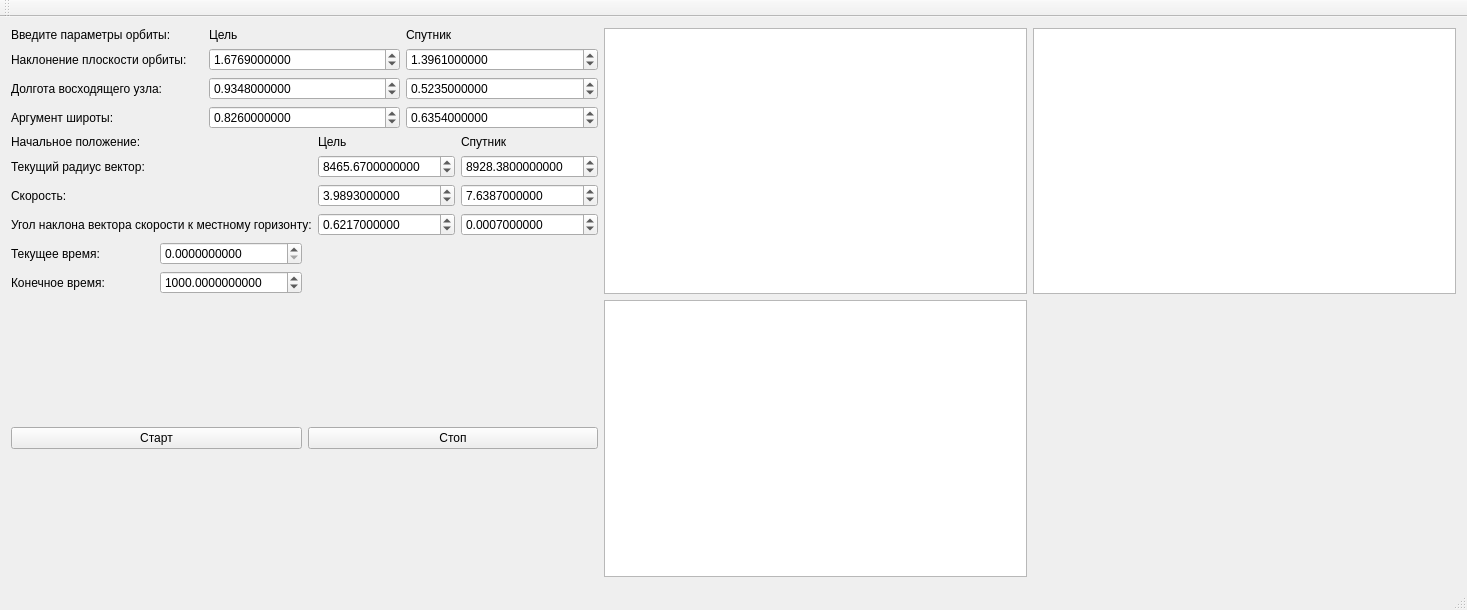
<?xml version="1.0" encoding="UTF-8"?>
<ui version="4.0">
 <class>skkp</class>
 <widget class="QMainWindow" name="skkp">
  <property name="geometry">
   <rect>
    <x>0</x>
    <y>0</y>
    <width>1467</width>
    <height>610</height>
   </rect>
  </property>
  <property name="windowTitle">
   <string>skkp</string>
  </property>
  <widget class="QWidget" name="centralWidget">
   <layout class="QGridLayout" name="gridLayout_4">
    <item row="2" column="0">
     <layout class="QGridLayout" name="gridLayout_3">
      <item row="0" column="0">
       <widget class="QLabel" name="label_12">
        <property name="enabled">
         <bool>true</bool>
        </property>
        <property name="text">
         <string>Текущее время:</string>
        </property>
       </widget>
      </item>
      <item row="0" column="1">
       <widget class="QDoubleSpinBox" name="doubleSpinBox_12">
        <property name="enabled">
         <bool>true</bool>
        </property>
        <property name="decimals">
         <number>10</number>
        </property>
        <property name="maximum">
         <double>999999999.990000009536743</double>
        </property>
        <property name="singleStep">
         <double>0.500000000000000</double>
        </property>
        <property name="value">
         <double>0.000000000000000</double>
        </property>
       </widget>
      </item>
      <item row="1" column="0">
       <widget class="QLabel" name="label_15">
        <property name="enabled">
         <bool>true</bool>
        </property>
        <property name="text">
         <string>Конечное время:</string>
        </property>
       </widget>
      </item>
      <item row="1" column="1">
       <widget class="QDoubleSpinBox" name="doubleSpinBox_16">
        <property name="enabled">
         <bool>true</bool>
        </property>
        <property name="decimals">
         <number>10</number>
        </property>
        <property name="maximum">
         <double>999999999.990000009536743</double>
        </property>
        <property name="singleStep">
         <double>0.500000000000000</double>
        </property>
        <property name="value">
         <double>1000.000000000000000</double>
        </property>
       </widget>
      </item>
     </layout>
    </item>
    <item row="5" column="2">
     <widget class="QListWidget" name="listWidget_4"/>
    </item>
    <item row="0" column="0" colspan="2">
     <layout class="QGridLayout" name="gridLayout">
      <item row="0" column="0">
       <widget class="QLabel" name="label">
        <property name="enabled">
         <bool>true</bool>
        </property>
        <property name="text">
         <string>Введите параметры орбиты:</string>
        </property>
       </widget>
      </item>
      <item row="2" column="2">
       <widget class="QDoubleSpinBox" name="doubleSpinBox_7">
        <property name="enabled">
         <bool>true</bool>
        </property>
        <property name="decimals">
         <number>10</number>
        </property>
        <property name="minimum">
         <double>-99999.999999000006937</double>
        </property>
        <property name="maximum">
         <double>99999.999999000006937</double>
        </property>
        <property name="singleStep">
         <double>0.500000000000000</double>
        </property>
        <property name="value">
         <double>0.523500000000000</double>
        </property>
       </widget>
      </item>
      <item row="2" column="0">
       <widget class="QLabel" name="label_4">
        <property name="enabled">
         <bool>true</bool>
        </property>
        <property name="text">
         <string>Долгота восходящего узла:</string>
        </property>
       </widget>
      </item>
      <item row="0" column="2">
       <widget class="QLabel" name="label_7">
        <property name="enabled">
         <bool>true</bool>
        </property>
        <property name="text">
         <string>Спутник</string>
        </property>
       </widget>
      </item>
      <item row="1" column="0">
       <widget class="QLabel" name="label_3">
        <property name="enabled">
         <bool>true</bool>
        </property>
        <property name="text">
         <string>Наклонение плоскости орбиты:</string>
        </property>
       </widget>
      </item>
      <item row="0" column="1">
       <widget class="QLabel" name="label_6">
        <property name="enabled">
         <bool>true</bool>
        </property>
        <property name="text">
         <string>Цель</string>
        </property>
       </widget>
      </item>
      <item row="1" column="2">
       <widget class="QDoubleSpinBox" name="doubleSpinBox_6">
        <property name="enabled">
         <bool>true</bool>
        </property>
        <property name="decimals">
         <number>10</number>
        </property>
        <property name="minimum">
         <double>-99999.999999000006937</double>
        </property>
        <property name="maximum">
         <double>99999.999999000006937</double>
        </property>
        <property name="singleStep">
         <double>0.500000000000000</double>
        </property>
        <property name="value">
         <double>1.396100000000000</double>
        </property>
       </widget>
      </item>
      <item row="3" column="0">
       <widget class="QLabel" name="label_5">
        <property name="enabled">
         <bool>true</bool>
        </property>
        <property name="text">
         <string>Аргумент широты:</string>
        </property>
       </widget>
      </item>
      <item row="3" column="2">
       <widget class="QDoubleSpinBox" name="doubleSpinBox_8">
        <property name="enabled">
         <bool>true</bool>
        </property>
        <property name="decimals">
         <number>10</number>
        </property>
        <property name="minimum">
         <double>-99999.999999000006937</double>
        </property>
        <property name="maximum">
         <double>99999.999999000006937</double>
        </property>
        <property name="singleStep">
         <double>0.500000000000000</double>
        </property>
        <property name="value">
         <double>0.635400000000000</double>
        </property>
       </widget>
      </item>
      <item row="3" column="1">
       <widget class="QDoubleSpinBox" name="doubleSpinBox_4">
        <property name="enabled">
         <bool>true</bool>
        </property>
        <property name="decimals">
         <number>10</number>
        </property>
        <property name="minimum">
         <double>-99999.999999000006937</double>
        </property>
        <property name="maximum">
         <double>99999.999999000006937</double>
        </property>
        <property name="singleStep">
         <double>0.500000000000000</double>
        </property>
        <property name="value">
         <double>0.826000000000000</double>
        </property>
       </widget>
      </item>
      <item row="1" column="1">
       <widget class="QDoubleSpinBox" name="doubleSpinBox_2">
        <property name="enabled">
         <bool>true</bool>
        </property>
        <property name="decimals">
         <number>10</number>
        </property>
        <property name="minimum">
         <double>-99999.999999000006937</double>
        </property>
        <property name="maximum">
         <double>99999.999999000006937</double>
        </property>
        <property name="singleStep">
         <double>0.500000000000000</double>
        </property>
        <property name="value">
         <double>1.676900000000000</double>
        </property>
       </widget>
      </item>
      <item row="2" column="1">
       <widget class="QDoubleSpinBox" name="doubleSpinBox_3">
        <property name="enabled">
         <bool>true</bool>
        </property>
        <property name="decimals">
         <number>10</number>
        </property>
        <property name="minimum">
         <double>-99999.999999000006937</double>
        </property>
        <property name="maximum">
         <double>99999.999999000006937</double>
        </property>
        <property name="singleStep">
         <double>0.500000000000000</double>
        </property>
        <property name="value">
         <double>0.934800000000000</double>
        </property>
       </widget>
      </item>
     </layout>
    </item>
    <item row="0" column="2" rowspan="3">
     <widget class="QListWidget" name="listWidget"/>
    </item>
    <item row="0" column="3" rowspan="3">
     <widget class="QListWidget" name="listWidget_2"/>
    </item>
    <item row="5" column="0">
     <widget class="QPushButton" name="pushButton">
      <property name="text">
       <string>Старт</string>
      </property>
     </widget>
    </item>
    <item row="5" column="1">
     <widget class="QPushButton" name="pushButton_2">
      <property name="text">
       <string>Стоп</string>
      </property>
     </widget>
    </item>
    <item row="1" column="0" colspan="2">
     <layout class="QGridLayout" name="gridLayout_2">
      <item row="0" column="0">
       <widget class="QLabel" name="label_8">
        <property name="enabled">
         <bool>true</bool>
        </property>
        <property name="text">
         <string>Начальное положение:</string>
        </property>
       </widget>
      </item>
      <item row="0" column="1">
       <widget class="QLabel" name="label_13">
        <property name="enabled">
         <bool>true</bool>
        </property>
        <property name="text">
         <string>Цель</string>
        </property>
       </widget>
      </item>
      <item row="0" column="2">
       <widget class="QLabel" name="label_14">
        <property name="enabled">
         <bool>true</bool>
        </property>
        <property name="text">
         <string>Спутник</string>
        </property>
       </widget>
      </item>
      <item row="1" column="0">
       <widget class="QLabel" name="label_9">
        <property name="enabled">
         <bool>true</bool>
        </property>
        <property name="text">
         <string>Текущий радиус вектор:</string>
        </property>
       </widget>
      </item>
      <item row="1" column="1">
       <widget class="QDoubleSpinBox" name="doubleSpinBox_9">
        <property name="enabled">
         <bool>true</bool>
        </property>
        <property name="decimals">
         <number>10</number>
        </property>
        <property name="maximum">
         <double>999999999.990000009536743</double>
        </property>
        <property name="singleStep">
         <double>0.500000000000000</double>
        </property>
        <property name="value">
         <double>8465.670000000000073</double>
        </property>
       </widget>
      </item>
      <item row="1" column="2">
       <widget class="QDoubleSpinBox" name="doubleSpinBox_13">
        <property name="enabled">
         <bool>true</bool>
        </property>
        <property name="decimals">
         <number>10</number>
        </property>
        <property name="maximum">
         <double>999999999.999999046325684</double>
        </property>
        <property name="singleStep">
         <double>0.500000000000000</double>
        </property>
        <property name="value">
         <double>8928.379999999999200</double>
        </property>
       </widget>
      </item>
      <item row="2" column="0">
       <widget class="QLabel" name="label_10">
        <property name="enabled">
         <bool>true</bool>
        </property>
        <property name="text">
         <string>Скорость:</string>
        </property>
       </widget>
      </item>
      <item row="2" column="1">
       <widget class="QDoubleSpinBox" name="doubleSpinBox_10">
        <property name="enabled">
         <bool>true</bool>
        </property>
        <property name="decimals">
         <number>10</number>
        </property>
        <property name="minimum">
         <double>-99999.999999000006937</double>
        </property>
        <property name="maximum">
         <double>99999.999999000006937</double>
        </property>
        <property name="singleStep">
         <double>0.500000000000000</double>
        </property>
        <property name="value">
         <double>3.989300000000000</double>
        </property>
       </widget>
      </item>
      <item row="2" column="2">
       <widget class="QDoubleSpinBox" name="doubleSpinBox_14">
        <property name="enabled">
         <bool>true</bool>
        </property>
        <property name="decimals">
         <number>10</number>
        </property>
        <property name="minimum">
         <double>-99999.999999000006937</double>
        </property>
        <property name="maximum">
         <double>99999.999999000006937</double>
        </property>
        <property name="singleStep">
         <double>0.500000000000000</double>
        </property>
        <property name="value">
         <double>7.638700000000000</double>
        </property>
       </widget>
      </item>
      <item row="3" column="0">
       <widget class="QLabel" name="label_11">
        <property name="enabled">
         <bool>true</bool>
        </property>
        <property name="text">
         <string>Угол наклона вектора скорости к местному горизонту:</string>
        </property>
       </widget>
      </item>
      <item row="3" column="1">
       <widget class="QDoubleSpinBox" name="doubleSpinBox_11">
        <property name="enabled">
         <bool>true</bool>
        </property>
        <property name="decimals">
         <number>10</number>
        </property>
        <property name="minimum">
         <double>-99999.999999000006937</double>
        </property>
        <property name="maximum">
         <double>99999.999999000006937</double>
        </property>
        <property name="singleStep">
         <double>0.500000000000000</double>
        </property>
        <property name="value">
         <double>0.621700000000000</double>
        </property>
       </widget>
      </item>
      <item row="3" column="2">
       <widget class="QDoubleSpinBox" name="doubleSpinBox_15">
        <property name="enabled">
         <bool>true</bool>
        </property>
        <property name="decimals">
         <number>10</number>
        </property>
        <property name="minimum">
         <double>-99999.999999000006937</double>
        </property>
        <property name="maximum">
         <double>99999.999999000006937</double>
        </property>
        <property name="singleStep">
         <double>0.500000000000000</double>
        </property>
        <property name="value">
         <double>0.000700000000000</double>
        </property>
       </widget>
      </item>
     </layout>
    </item>
   </layout>
  </widget>
  <widget class="QMenuBar" name="menuBar">
   <property name="geometry">
    <rect>
     <x>0</x>
     <y>0</y>
     <width>1467</width>
     <height>26</height>
    </rect>
   </property>
  </widget>
  <widget class="QToolBar" name="mainToolBar">
   <attribute name="toolBarArea">
    <enum>TopToolBarArea</enum>
   </attribute>
   <attribute name="toolBarBreak">
    <bool>false</bool>
   </attribute>
  </widget>
  <widget class="QStatusBar" name="statusBar"/>
 </widget>
 <layoutdefault spacing="6" margin="11"/>
 <resources/>
 <connections/>
</ui>
